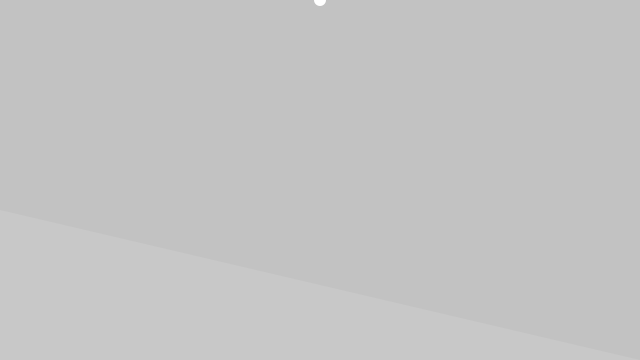
Frame 1 (no input)
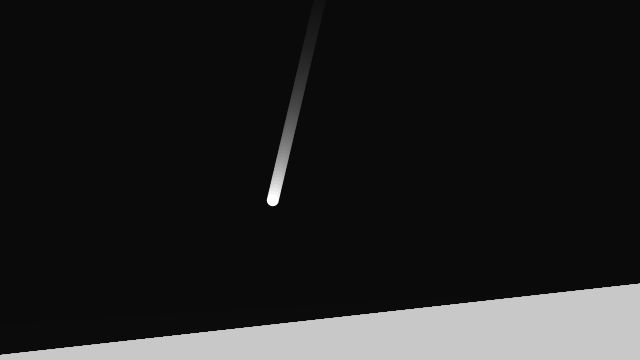
Frame 60 (the mouse pressed at the canvas centre just before this capture)
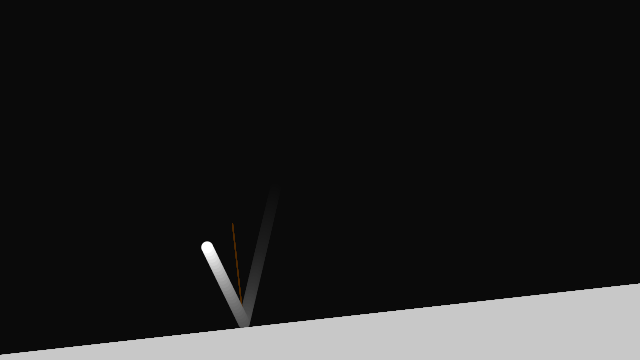
Frame 120 (the mouse held since frame 60 and released just before this capture)

The Processing sketch that drew these frames (run headless with seeded random() and noise(); from frame 60 on, the mouse is pressed at the canvas centre):

// Processing sketch: Reflection1
// ── Reflection1.pde
/**
 * Non-orthogonal Reflection 
 * by Ira Greenberg. 
 * 
 * Based on the equation (R = 2N(N*L)-L) where R is the 
 * reflection vector, N is the normal, and L is the incident
 * vector.
 */

// Position of left hand side of floor
PVector base1;
// Position of right hand side of floor
PVector base2;
// Length of floor
float baseLength;

// An array of subpoints along the floor path
PVector[] coords;

// Variables related to moving ball
PVector position;
PVector velocity;
float r = 6;
float speed = 3.5;

void setup() {
  size(640, 360);

  fill(128);
  base1 = new PVector(0, height-150);
  base2 = new PVector(width, height);
  createGround();

  // start ellipse at middle top of screen
  position = new PVector(width/2, 0);

  // calculate initial random velocity
  velocity = PVector.random2D();
  velocity.mult(speed);
}

void draw() {
  // draw background
  fill(0, 12);
  noStroke();
  rect(0, 0, width, height);

  // draw base
  fill(200);
  quad(base1.x, base1.y, base2.x, base2.y, base2.x, height, 0, height);

  // calculate base top normal
  PVector baseDelta = PVector.sub(base2, base1);
  baseDelta.normalize();
  PVector normal = new PVector(-baseDelta.y, baseDelta.x);

  // draw ellipse
  noStroke();
  fill(255);
  ellipse(position.x, position.y, r*2, r*2);

  // move elipse
  position.add(velocity);

  // normalized incidence vector
  PVector incidence = PVector.mult(velocity, -1);
  incidence.normalize();

  // detect and handle collision
  for (int i=0; i<coords.length; i++) {
    // check distance between ellipse and base top coordinates
    if (PVector.dist(position, coords[i]) < r) {

      // calculate dot product of incident vector and base top normal 
      float dot = incidence.dot(normal);

      // calculate reflection vector
      // assign reflection vector to direction vector
      velocity.set(2*normal.x*dot - incidence.x, 2*normal.y*dot - incidence.y, 0);
      velocity.mult(speed);

      // draw base top normal at collision point
      stroke(255, 128, 0);
      line(position.x, position.y, position.x-normal.x*100, position.y-normal.y*100);
    }
  }

  // detect boundary collision
  // right
  if (position.x > width-r) {
    position.x = width-r;
    velocity.x *= -1;
  }
  // left 
  if (position.x < r) {
    position.x = r;
    velocity.x *= -1;
  }
  // top
  if (position.y < r) {
    position.y = r;
    velocity.y *= -1;
    // randomize base top
    base1.y = random(height-100, height);
    base2.y = random(height-100, height);
    createGround();
  }
}


// Calculate variables for the ground
void createGround() {
  // calculate length of base top
  baseLength = PVector.dist(base1, base2);

  // fill base top coordinate array
  coords = new PVector[ceil(baseLength)];
  for (int i=0; i<coords.length; i++) {
    coords[i] = new PVector();
    coords[i].x = base1.x + ((base2.x-base1.x)/baseLength)*i;
    coords[i].y = base1.y + ((base2.y-base1.y)/baseLength)*i;
  }
}
